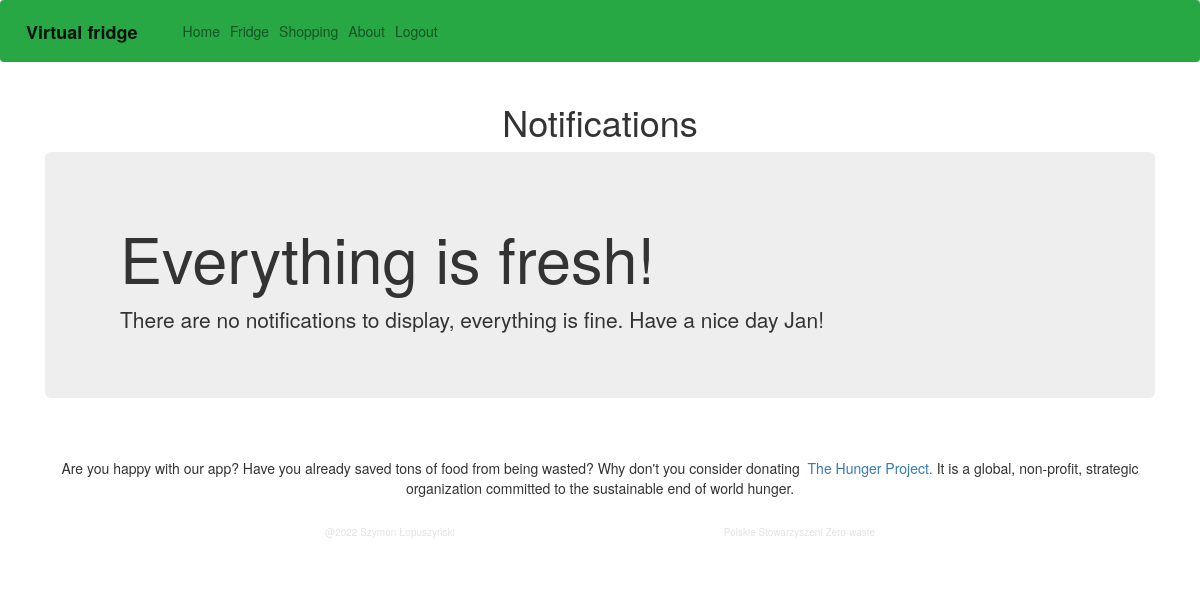
Page / (signed in) on the earlier database version.
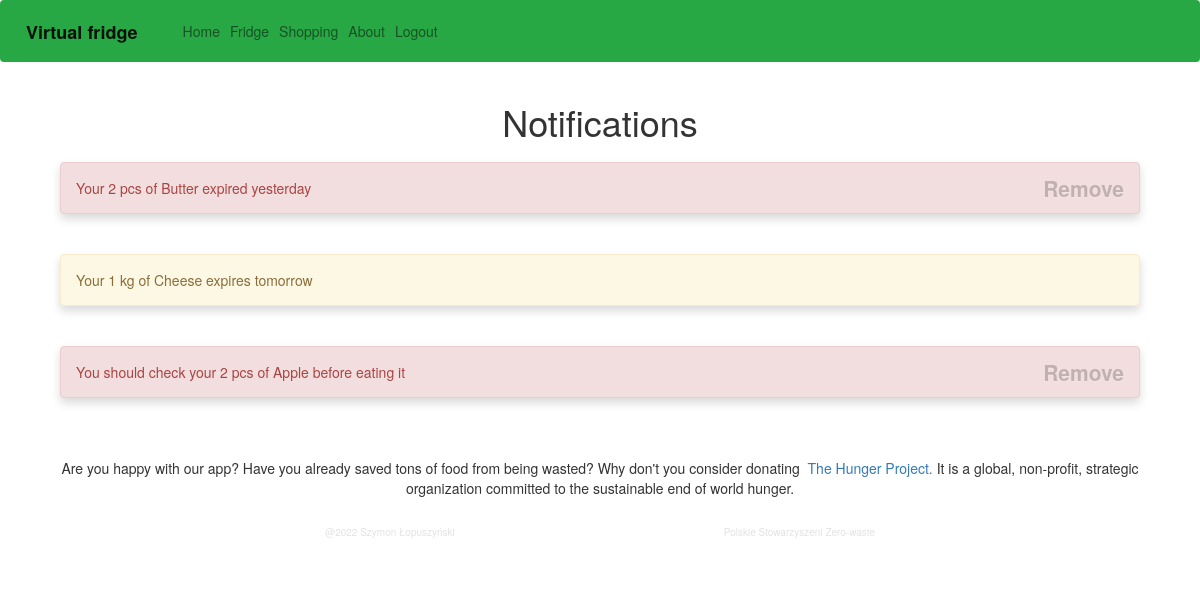
Same page on the later database version.
### website/modules.py (models this page shows, shortened)
class User(db.Model, UserMixin):
    id = db.Column(db.Integer, primary_key=True)
    email = db.Column(db.String(150), unique=True)
    password = db.Column(db.String(150))
    first_name = db.Column(db.String(150))
    fridge = db.relationship('Fridge', back_populates='User', uselist=False)
    lists = db.relationship('ShoppingList')

class Product(db.Model):
    id = db.Column(db.Integer, primary_key=True)
    name = db.Column(db.String(150))
    amount = db.Column(db.Integer)
    unit = db.Column(db.String(30))
    fridge_id = db.Column(db.Integer, db.ForeignKey('fridge.id'), nullable=True)
    list_id = db.Column(db.Integer, db.ForeignKey('shopping_list.list_id'), nullable=True)
    type = db.Column(db.String(50))
    notify = db.Column(db.Integer)
    __mapper_args__ = {
        "polymorphic_identity": "Product",
        "polymorphic_on": type,
    }
    def __str__(self):
        return "%d %s of %s" % (self.amount, self.unit, self.name)

### website/views.py (the view)
@views.route('/', methods=['GET'])
@login_required
def home():
    return render_template("home.html", user=current_user)

### website/__init__.py (called while the page is built)
def create_app():
    app = Flask(__name__)
    app.config['SECRET_KEY'] = 'alsihdl`fahs3j12kljas'
    app.config['SQLALCHEMY_DATABASE_URI'] = f'sqlite:///{DB_NAME}'
    app.config['SQLALCHEMY_TRACK_MODIFICATIONS'] = False
    db.init_app(app)
    from .views import views
    from .auth import auth
    app.register_blueprint(views, url_prefix='/')
    app.register_blueprint(auth, url_prefix='/')
    from .modules import User
    create_database(app)
    login_manager = LoginManager()
    login_manager.login_view = 'auth.login'
    login_manager.init_app(app)
    @login_manager.user_loader
    def load_user(id):
        return User.query.get(int(id))
    return app

### website/modules.py (called while the page is built)
    def check(self):
        if self.exp_date is None:
            return None
        else:
            days = (self.exp_date - datetime.date.today()).days
            if days < 0:
                return -1
            elif days <= self.notify:
                return 0
            else:
                return 1

    def check(self):
        if self.bought is None:
            return None
        else:
            return 1 if (datetime.date.today() - self.bought).days <= self.notify else -1

### website/templates/home.html
{% extends "base.html" %} {% block title %}Home{% endblock %} {% block content
%}
<div class="container">
  <h1 align="center">Notifications</h1>
  <ul class="list-group list-group-flush" id="notifications">
    {% if not user.fridge.check_products()%}
    <div class="jumbotron jumbotron-fluid">
      <div class="container">
        <h1 class="display-4">Everything is fresh!</h1>
        <p class="lead">There are no notifications to display, everything is fine. Have a nice day {{ user.first_name.capitalize() }}!</p>
      </div>
    </div>
    {% else %}
    {% for product in user.fridge.products %}
    {% if product.check() == 0 %}
    <li class="list-group-item">
      <div class="alert alert-warning shadow" role="alert">
        {{ product.notification() }}
      </div>
    </li>
    {% elif product.check() < 0 %}
    <li class="list-group-item">
      <div class="alert alert-danger shadow" role="alert">
        {{ product.notification() }}
        {% if product.type != "NonExpProduct" %}
        <button type="button" class="close" onClick="deleteProduct({{ product.id }})">
          Remove
        </button>
        {% endif %}
      </div>
    </li>
    {% endif %}   {% endfor %}   {% endif %}
  </ul>
</div>
{% endblock %}

Differences in the rows shown:
no longer on this page (row edited): User: first_name "Jan"
added Product: notification "Your 2 pcs of Butter expired yesterday"
added Product: notification "Your 1 kg of Cheese expires tomorrow"
added Product: notification "You should check your 2 pcs of Apple before eating it"
Other differences:
text no longer shown: "Everything is fresh! There are no notifications to display, everything is fine. Have a nice day !"
